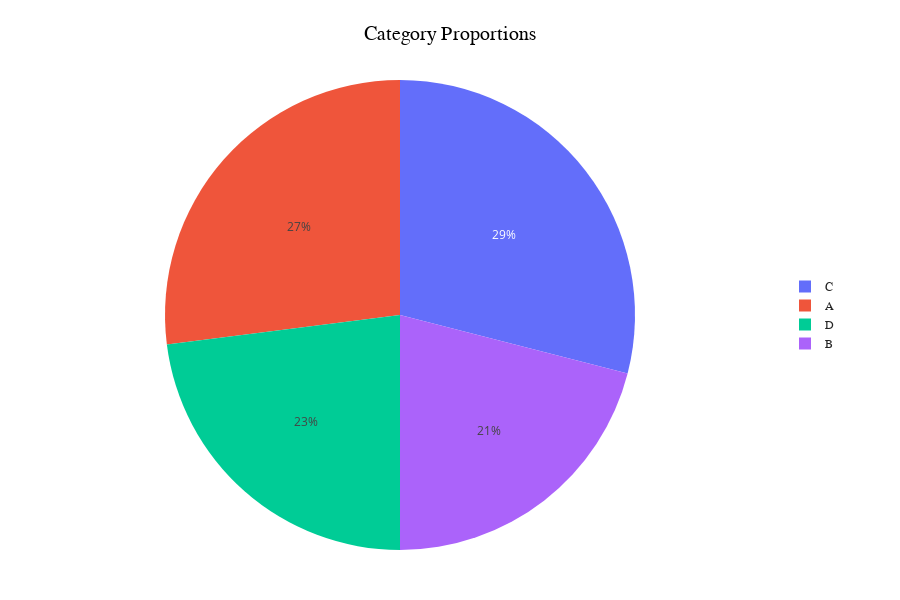

Notebook cell for this chart:
### Code cell
# 5. Pie chart: proportion of categories
fig_pie = px.pie(df, names='category', title='Category Proportions')
fig_pie.update_layout(**DEFAULT_LAYOUT)
fig_pie.update_layout(**PIE_LAYOUT)
fig_pie.show()

### Figure 1 — Plotly figure (JSON) as saved in the notebook; plotly's stock layout.template omitted (floating-point values rounded to 4 significant figures)
{"data": [{"domain": {"x": [0, 1], "y": [0, 1]}, "hovertemplate": "category=%{label}<extra></extra>", "labels": ["C", "A", "C", "B", "C", "A", "A", "B", "C", "C", "B", "C", "C", "A", "C", "C", "B", "B", "D", "A", "C", "C", "D", "C", "A", "D", "A", "D", "D", "B", "A", "C", "C", "A", "C", "C", "A", "D", "A", "D", "C", "C", "C", "B", "D", "B", "B", "A", "B", "A", "A", "B", "D", "D", "D", "D", "D", "B", "B", "C", "D", "B", "C", "D", "A", "C", "B", "A", "A", "A", "C", "B", "A", "D", "A", "A", "C", "C", "B", "D", "C", "A", "B", "A", "A", "C", "B", "D", "D", "C", "C", "B", "D", "D", "D", "A", "D", "A", "B", "A"], "legendgroup": "", "name": "", "showlegend": true, "type": "pie"}], "layout": {"colorway": ["#636EFA", "#EF553B", "#00CC96", "#AB63FA", "#FFA15A", "#19D3F3"], "height": 600, "hoverlabel": {"bgcolor": "white", "font": {"family": "Arial", "size": 12}}, "hovermode": "closest", "legend": {"font": {"family": "Arial", "size": 12}, "orientation": "v", "tracegroupgap": 0, "x": 1.05, "xanchor": "left", "y": 0.5, "yanchor": "middle"}, "margin": {"b": 50, "l": 50, "r": 150, "t": 80}, "showlegend": true, "title": {"font": {"color": "black", "family": "Arial", "size": 20}, "text": "Category Proportions"}, "width": 900, "xaxis": {"gridcolor": "lightgray", "linecolor": "black", "showgrid": true, "showline": true, "tickfont": {"color": "black", "family": "Arial", "size": 12}, "title": {"font": {"color": "black", "family": "Arial", "size": 16}}, "zeroline": false}, "yaxis": {"gridcolor": "lightgray", "linecolor": "black", "showgrid": true, "showline": true, "tickfont": {"color": "black", "family": "Arial", "size": 12}, "title": {"font": {"color": "black", "family": "Arial", "size": 16}}, "zeroline": false}}}
